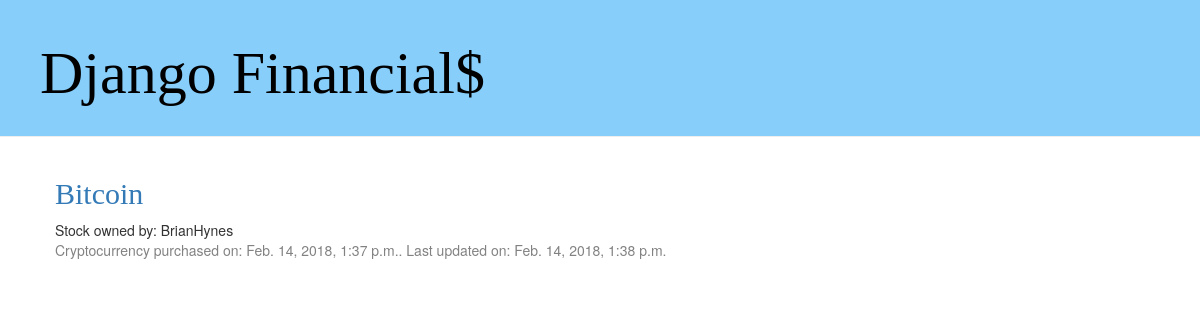
/crypto/, run on an earlier commit of the app's database.
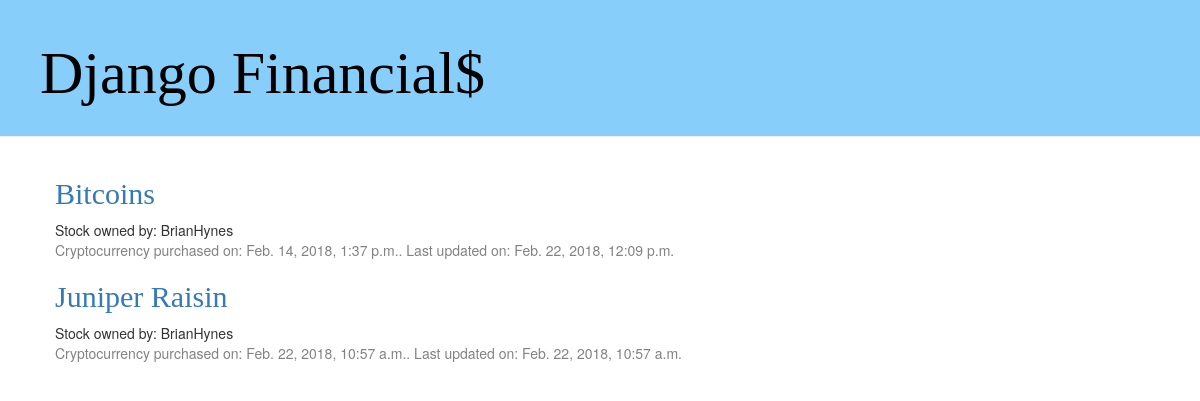
And on a later commit of the database.
### Financials/models.py (models this page shows, shortened)
class Cryptocurrency(models.Model):
    customer = models.ForeignKey(Customer, on_delete=models.CASCADE)
    crypto_name = models.CharField(max_length=100)
    qty = models.IntegerField(null=False, blank=False)
    purchase_price = models.FloatField(null=False, blank=False)
    purchase_date = models.DateTimeField(
        default=timezone.now)
    created_date = models.DateTimeField(
            default=timezone.now)
    modified_date = models.DateTimeField(
            blank=True, null=True)

class Customer(models.Model):
    customer_name = models.CharField(max_length=100)
    street_address = models.CharField(max_length=100)
    city = models.CharField(max_length=500)
    state = models.CharField(max_length=2)
    zip = models.CharField(max_length=5)
    email = models.CharField(max_length=100)
    phone = models.CharField(max_length=12)
    created_date = models.DateTimeField(
            default=timezone.now)
    modified_date = models.DateTimeField(
            blank=True, null=True)
    def __str__(self):
        return self.customer_name

### Financials/views.py (the view)
# urls.py: url(r'^crypto/$', views.crypto_list, name='crypto_list'),
def crypto_list(request):
    cryptocurrency = Cryptocurrency.objects.order_by('crypto_name')
    return render(request, 'Financials/crypto_list.html', {'cryptocurrency':cryptocurrency})

### Financials/Templates/Financials/crypto_list.html (shortened to what this page needs)
{% extends 'Financials/base.html' %}
{% block content %}
    {% for crypto in cryptocurrency %}
        <div class "crypto">
        <h2><a href="{% url 'crypto_detail' pk=crypto.pk %}">{{ crypto.crypto_name }}</a></h2>
            Stock owned by: {{crypto.customer}}
            <div class="date">
                Cryptocurrency purchased on: {{crypto.purchase_date}}.  Last updated on: {{crypto.modified_date}}</p>
            </div>
        </div>
    {% endfor %}
{% endblock %}

### Financials/Templates/Financials/base.html (shortened to what this page needs)
{% load staticfiles %}
<html>
    <head>
        <link rel="stylesheet" href="//maxcdn.bootstrapcdn.com/bootstrap/3.2.0/css/bootstrap.min.css">
        <link rel="stylesheet" href="//maxcdn.bootstrapcdn.com/bootstrap/3.2.0/css/bootstrap-theme.min.css">
        <link rel="stylesheet" href="{% static 'css/financials.css' %}">
    </head>
    <body>
            <div class="page-header">
                <h1><a href="/">Django Financial$</a></h1>
            </div>
            <div class="content container">
                <div class="row">
                    <div class="col-md-8">
                        {% block content %}
                        {% endblock %}
                    </div>
                </div>
            </div>
    </body>
</html>

### Financials/static/css/financials.css (style rules this page uses)
.page-header { background-color: #87cefa; margin-top: 0; padding: 20px 20px 20px 40px; }
.page-header h1, .page-header h1 a, .page-header h1 a:visited, .page-header h1 a:active { color: #000000; font-size: 45pt; text-decoration: none; }
.content { margin-left: 40px; }
h1, h2, h3, h4 { font-family: 'Georgia', cursive; }
.date { color: #828282; }

What changed in the data, as far as the page shows it:
changed Cryptocurrency: crypto_name "Bitcoin" → "Bitcoins"; modified_date "Feb. 14, 2018, 1:38 p.m." → "Feb. 22, 2018, 12:09 p.m."
added Cryptocurrency: crypto_name "Juniper Raisin", customer "BrianHynes", purchase_date "Feb. 22, 2018, 10:57 a.m.", modified_date "Feb. 22, 2018, 10:57 a.m."
